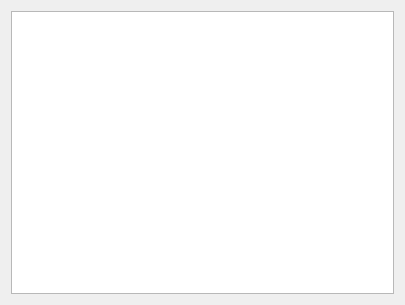
<?xml version="1.0" encoding="UTF-8"?>
<ui version="4.0">
 <class>ScoreBoard</class>
 <widget class="QDialog" name="ScoreBoard">
  <property name="geometry">
   <rect>
    <x>0</x>
    <y>0</y>
    <width>405</width>
    <height>305</height>
   </rect>
  </property>
  <property name="windowTitle">
   <string>Scoreboard</string>
  </property>
  <layout class="QGridLayout" name="gridLayout">
   <item row="0" column="0">
    <widget class="QListWidget" name="listWidget"/>
   </item>
  </layout>
 </widget>
 <resources/>
 <connections/>
</ui>
